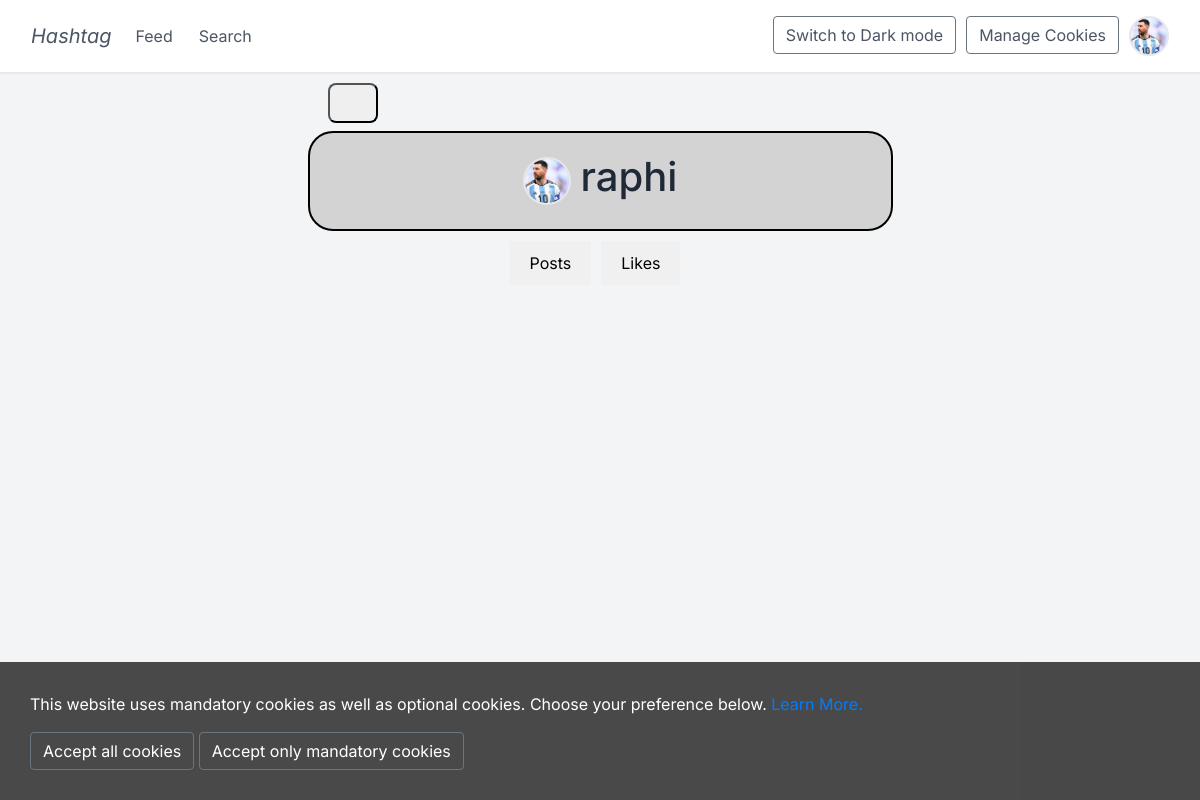
Page /profile/5 (signed in) on the committed database.
### app/models.py (models this page shows, shortened)
class User(UserMixin, db.Model):
    id = db.Column(db.Integer, primary_key=True)
    username = db.Column(db.String(500), unique = True, nullable=False)
    password = db.Column(db.String(500))
    email = db.Column(db.String(1000))
    date_of_birth = db.Column(db.Date)
    profile_picture = db.Column(db.String(120), nullable = True)
    posts = db.relationship('Posts', back_populates='user')
    likes = db.relationship('Likes', backref='user', lazy='dynamic')
    comments = db.relationship('Comments', backref='user', lazy='dynamic')
    followers = db.relationship('Followers', foreign_keys='Followers.follower_id', backref='followed_by', lazy='dynamic')
    following = db.relationship('Followers', foreign_keys='Followers.following_id', backref='following', lazy='dynamic')

### app/views.py (the view)
@app.route('/profile/<int:user_id>', methods=['GET','POST'])
@login_required
def profile(user_id):
    user = models.User.query.get(user_id)
    theme = request.cookies.get('theme')
    return render_template('profile.html', user=user, theme=theme)

### app/__init__.py (called while the page is built)
@login_manager.user_loader
def load_user(user_id):
    return User.query.get(int(user_id))  # Use query.get() to fetch the user

### app/templates/profile.html (shortened to what this page needs)
{% extends "base.html" %}
{% block content %}
<div class="profile-container">
    <div class="upper-buttons">
        <button class="left-button" onclick="history.back()">
            <i class="fas fa-arrow-left"></i>
        </button>
    </div>
    <div class="user-profile-container">
        <div class="user-profile-info">
            <img src="{{ url_for('static', filename='uploads/' + (user.profile_picture if user.profile_picture else 'default.jpg')) }}"
                 alt="Profile Picture" class="user-profile-img">
        </div>
        <h1>{{ user.username }}</h1>
    </div>
    <div class="profile-tabs">
        <button id="posts-btn" class="tab-btn" data-username="{{ user.username }}">Posts</button>
        <button id="likes-btn" class="tab-btn" data-username="{{ user.username }}">Likes</button>
    </div>
</div>
{% endblock %}

### app/templates/base.html (shortened to what this page needs)
<html lang="en">
    <head>
        <link rel="stylesheet" type="text/css" href="{{ url_for('static', filename='fontawesome-free-5.3.1-web/css/all.css') }}">
        <link rel="stylesheet" href="https://stackpath.bootstrapcdn.com/bootstrap/4.2.1/css/bootstrap.min.css">
        <link rel="stylesheet" href="{{ url_for('static', filename='styles.css') }}">
    </head>
    <body>
        <nav class="navbar navbar-expand-sm fixed-top" role="navigation">
          <div class="container-fluid">
            <a class="navbar-brand" href="/feed">Hashtag</a>
            <div class="collapse navbar-collapse" id="navbarSupportedContent">
              <div class="left-nav-buttons">
                {% if current_user.is_authenticated %}
                <ul class="navbar-nav mr-auto">
                  <li class="nav-item"><a class="nav-link" href="/feed">Feed <span class="sr-only">(current)</span></a></li>
                  <li class="nav-item"><a class="nav-link" href="/search">Search</a></li>
                </ul>
                {% endif %}
              </div>
              <div class="right-nav-buttons">
                <ul class="navbar-nav mr-auto">
                  <li class="nav-item"><button id="theme-toggle" class="btn btn-outline-secondary ml-auto">
                    {% if theme == 'dark' %}
                      Switch to Light mode
                    {% else %}
                      Switch to Dark mode
                    {% endif %}
                    </button></li>
                  <li class="nav-item"><button id="manage-cookies" class="btn btn-outline-secondary ml-auto">Manage Cookies</i></button></li>
                  <li>{% if current_user.is_authenticated %}
                    {% if current_user.profile_picture %}
                      <a href="{{ url_for('profile', user_id=current_user.id) }}"><img src="{{ url_for('static', filename='uploads/' + current_user.profile_picture) }}" alt="Profile Picture" class="profile-img"></a>
                    {% else %}
                      <a href="{{ url_for('profile', user_id=current_user.id) }}"><img src="{{ url_for('static', filename='uploads/default.png') }}" alt="Default Profile Picture" class="profile-img"></a>
                    {% endif %}
                  {% endif %}</li>
                </ul>
              </div>
            </div>
          </div>
        </nav>
        <div class="container-fluid-flash">
          <div class="row">
            <div class="col-lg-3 col-md-2 col-sm-1"></div>
              <div class="col-lg-6 col-md-8 col-sm-10 col-12">
              {% block content %}{% endblock %}
              </div>
          </div>
        </div>
        <div id="cookies">
          <div class="cookie-container">
            <div class="subcontainer">
              <div class="cookies">
                <p>This website uses mandatory cookies as well as optional cookies. Choose your preference below. <a href="https://ico.org.uk/for-the-public/online/cookies/">Learn More.</a></p>
                <button id="all-cookies-btn" class="btn btn-outline-secondary ml-auto">Accept all cookies</button>
                <button id="mandatory-cookies-btn" class="btn btn-outline-secondary ml-auto">Accept only mandatory cookies</button>
              </div>
            </div>
          </div>
        </div>
    </body>
</html>

### app/static/styles.css (style rules this page uses)
* { margin: 0; padding: 0; box-sizing: border-box; }
body { font-family: 'Inter', sans-serif; background-color: #f3f4f6; color: #1f2937; }
img { border-radius: 12.5px; }
.navbar { background-color: white; border-bottom: 1px solid #e5e7eb; padding: 1rem; position: sticky; top: 0; z-index: 50; box-shadow: 0 1px 2px 0 rgba(0, 0, 0, 0.05); }
.collapse { display: flex; justify-content: space-between; }
.right-nav-buttons { gap: 10px; display: flex; justify-content: center; align-items: center; }
.nav-item { margin-right: 10px; }
.navbar a, .navbar button { color: #4b5563; text-decoration: none; transition: color 0.2s; }
.navbar-brand { font-style: italic; }
.profile-img { height: 2.5rem; width: 2.5rem; border-radius: 9999px; object-fit: cover; border: 2px solid #e5e7eb; }
.left-button { padding: 0.5rem, 1rem; display: flex; justify-content: center; align-items: center; width: 50px; height: 40px; color: #1f2937; font-size: 0.875rem; border-radius: 0.5rem; transition: color 0.2s; }
.upper-buttons { flex-wrap: wrap; margin-top: 10px; display: flex; justify-content: space-between; align-items: center; padding: 0 20px; margin-bottom: .5rem; }
.user-profile-container { padding: 20px; display: flex; align-items: center; justify-content: center; background-color: lightgrey; border-radius: 25px; gap: 10px; border: 2px solid black; }
.user-profile-img { height: 3rem; width: 3rem; border-radius: 9999px; object-fit: cover; border: 2px solid #e5e7eb; }
.profile-tabs { display: flex; justify-content: center; margin-top: 10px; margin-bottom: 10px; }
.tab-btn { padding: 10px 20px; margin-right: 10px; border: none; background: #f0f0f0; cursor: pointer; }
#cookies { padding: 30px; width: 100%; position: fixed; bottom: 0; color: white; background-color: rgba(0, 0, 0, 0.7); z-index: 1; }
#all-cookies-btn, #mandatory-cookies-btn { color: white; }
.cookies { min-height: 70px; }

### rows in the picture
User: profile_picture (picture)
User: profile_picture (picture), username "raphi"
